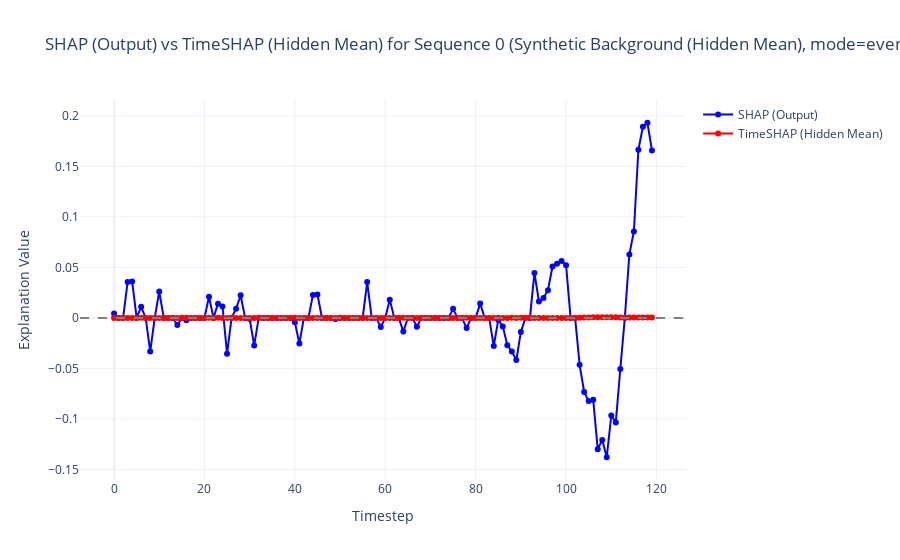

Write notebook code for a chart like this one.
### Code cell
correlations_hidden = compute_correlations_hidden(
    test_data, baseline_shap, baseline_timeshap,
    "Synthetic Background (Hidden Mean)", mode="event", pruned_idx=0, reverse=True
)
